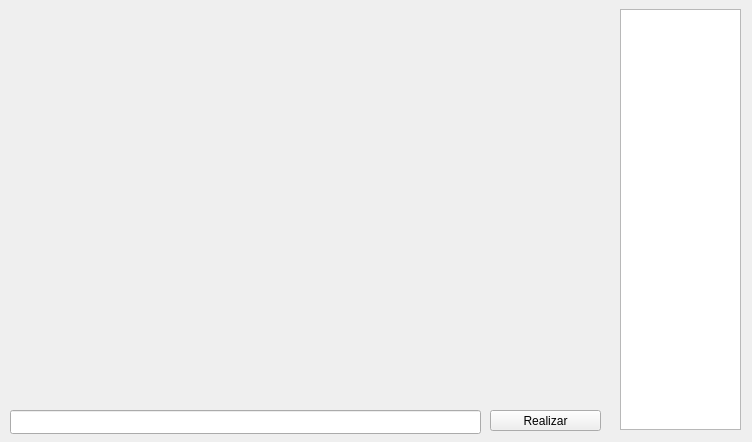
<?xml version="1.0" encoding="UTF-8"?>
<ui version="4.0">
 <class>Widget</class>
 <widget class="QWidget" name="Widget">
  <property name="geometry">
   <rect>
    <x>0</x>
    <y>0</y>
    <width>752</width>
    <height>442</height>
   </rect>
  </property>
  <property name="windowTitle">
   <string>Widget</string>
  </property>
  <widget class="QPushButton" name="realizarBtn">
   <property name="geometry">
    <rect>
     <x>490</x>
     <y>410</y>
     <width>111</width>
     <height>21</height>
    </rect>
   </property>
   <property name="text">
    <string>Realizar</string>
   </property>
  </widget>
  <widget class="QLineEdit" name="inputText">
   <property name="geometry">
    <rect>
     <x>10</x>
     <y>410</y>
     <width>471</width>
     <height>24</height>
    </rect>
   </property>
  </widget>
  <widget class="QLabel" name="lblTallo">
   <property name="geometry">
    <rect>
     <x>300</x>
     <y>10</y>
     <width>31</width>
     <height>391</height>
    </rect>
   </property>
   <property name="text">
    <string/>
   </property>
  </widget>
  <widget class="QLabel" name="lblRama1">
   <property name="geometry">
    <rect>
     <x>10</x>
     <y>320</y>
     <width>291</width>
     <height>20</height>
    </rect>
   </property>
   <property name="text">
    <string/>
   </property>
  </widget>
  <widget class="QLabel" name="lblRama2">
   <property name="geometry">
    <rect>
     <x>330</x>
     <y>260</y>
     <width>281</width>
     <height>20</height>
    </rect>
   </property>
   <property name="text">
    <string/>
   </property>
  </widget>
  <widget class="QLabel" name="lblRama3">
   <property name="geometry">
    <rect>
     <x>10</x>
     <y>190</y>
     <width>281</width>
     <height>20</height>
    </rect>
   </property>
   <property name="text">
    <string/>
   </property>
  </widget>
  <widget class="QLabel" name="lblRama4">
   <property name="geometry">
    <rect>
     <x>330</x>
     <y>100</y>
     <width>281</width>
     <height>20</height>
    </rect>
   </property>
   <property name="text">
    <string/>
   </property>
  </widget>
  <widget class="QLabel" name="lblRama5">
   <property name="geometry">
    <rect>
     <x>10</x>
     <y>50</y>
     <width>281</width>
     <height>20</height>
    </rect>
   </property>
   <property name="text">
    <string/>
   </property>
  </widget>
  <widget class="QLabel" name="lbl31">
   <property name="geometry">
    <rect>
     <x>350</x>
     <y>70</y>
     <width>16</width>
     <height>31</height>
    </rect>
   </property>
   <property name="text">
    <string/>
   </property>
  </widget>
  <widget class="QLabel" name="lbl32">
   <property name="geometry">
    <rect>
     <x>410</x>
     <y>70</y>
     <width>16</width>
     <height>31</height>
    </rect>
   </property>
   <property name="text">
    <string/>
   </property>
  </widget>
  <widget class="QLabel" name="lbl33">
   <property name="geometry">
    <rect>
     <x>470</x>
     <y>70</y>
     <width>16</width>
     <height>31</height>
    </rect>
   </property>
   <property name="text">
    <string/>
   </property>
  </widget>
  <widget class="QLabel" name="lbl34">
   <property name="geometry">
    <rect>
     <x>530</x>
     <y>70</y>
     <width>16</width>
     <height>31</height>
    </rect>
   </property>
   <property name="text">
    <string/>
   </property>
  </widget>
  <widget class="QLabel" name="lbl35">
   <property name="geometry">
    <rect>
     <x>580</x>
     <y>70</y>
     <width>16</width>
     <height>31</height>
    </rect>
   </property>
   <property name="text">
    <string/>
   </property>
  </widget>
  <widget class="QLabel" name="lbl39">
   <property name="geometry">
    <rect>
     <x>530</x>
     <y>120</y>
     <width>16</width>
     <height>31</height>
    </rect>
   </property>
   <property name="text">
    <string/>
   </property>
  </widget>
  <widget class="QLabel" name="lbl38">
   <property name="geometry">
    <rect>
     <x>470</x>
     <y>120</y>
     <width>16</width>
     <height>31</height>
    </rect>
   </property>
   <property name="text">
    <string/>
   </property>
  </widget>
  <widget class="QLabel" name="lbl36">
   <property name="geometry">
    <rect>
     <x>350</x>
     <y>120</y>
     <width>16</width>
     <height>31</height>
    </rect>
   </property>
   <property name="text">
    <string/>
   </property>
  </widget>
  <widget class="QLabel" name="lbl37">
   <property name="geometry">
    <rect>
     <x>410</x>
     <y>120</y>
     <width>16</width>
     <height>31</height>
    </rect>
   </property>
   <property name="text">
    <string/>
   </property>
  </widget>
  <widget class="QLabel" name="lbl40">
   <property name="geometry">
    <rect>
     <x>580</x>
     <y>120</y>
     <width>16</width>
     <height>31</height>
    </rect>
   </property>
   <property name="text">
    <string/>
   </property>
  </widget>
  <widget class="QLabel" name="lbl49">
   <property name="geometry">
    <rect>
     <x>210</x>
     <y>70</y>
     <width>16</width>
     <height>31</height>
    </rect>
   </property>
   <property name="text">
    <string/>
   </property>
  </widget>
  <widget class="QLabel" name="lbl44">
   <property name="geometry">
    <rect>
     <x>210</x>
     <y>20</y>
     <width>16</width>
     <height>31</height>
    </rect>
   </property>
   <property name="text">
    <string/>
   </property>
  </widget>
  <widget class="QLabel" name="lbl47">
   <property name="geometry">
    <rect>
     <x>90</x>
     <y>70</y>
     <width>16</width>
     <height>31</height>
    </rect>
   </property>
   <property name="text">
    <string/>
   </property>
  </widget>
  <widget class="QLabel" name="lbl43">
   <property name="geometry">
    <rect>
     <x>150</x>
     <y>20</y>
     <width>16</width>
     <height>31</height>
    </rect>
   </property>
   <property name="text">
    <string/>
   </property>
  </widget>
  <widget class="QLabel" name="lbl46">
   <property name="geometry">
    <rect>
     <x>30</x>
     <y>70</y>
     <width>16</width>
     <height>31</height>
    </rect>
   </property>
   <property name="text">
    <string/>
   </property>
  </widget>
  <widget class="QLabel" name="lbl41">
   <property name="geometry">
    <rect>
     <x>30</x>
     <y>20</y>
     <width>16</width>
     <height>31</height>
    </rect>
   </property>
   <property name="text">
    <string/>
   </property>
  </widget>
  <widget class="QLabel" name="lbl42">
   <property name="geometry">
    <rect>
     <x>90</x>
     <y>20</y>
     <width>16</width>
     <height>31</height>
    </rect>
   </property>
   <property name="text">
    <string/>
   </property>
  </widget>
  <widget class="QLabel" name="lbl50">
   <property name="geometry">
    <rect>
     <x>260</x>
     <y>70</y>
     <width>16</width>
     <height>31</height>
    </rect>
   </property>
   <property name="text">
    <string/>
   </property>
  </widget>
  <widget class="QLabel" name="lbl45">
   <property name="geometry">
    <rect>
     <x>260</x>
     <y>20</y>
     <width>16</width>
     <height>31</height>
    </rect>
   </property>
   <property name="text">
    <string/>
   </property>
  </widget>
  <widget class="QLabel" name="lbl48">
   <property name="geometry">
    <rect>
     <x>150</x>
     <y>70</y>
     <width>16</width>
     <height>31</height>
    </rect>
   </property>
   <property name="text">
    <string/>
   </property>
  </widget>
  <widget class="QLabel" name="lbl29">
   <property name="geometry">
    <rect>
     <x>210</x>
     <y>210</y>
     <width>16</width>
     <height>31</height>
    </rect>
   </property>
   <property name="text">
    <string/>
   </property>
  </widget>
  <widget class="QLabel" name="lbl24">
   <property name="geometry">
    <rect>
     <x>210</x>
     <y>160</y>
     <width>16</width>
     <height>31</height>
    </rect>
   </property>
   <property name="text">
    <string/>
   </property>
  </widget>
  <widget class="QLabel" name="lbl27">
   <property name="geometry">
    <rect>
     <x>90</x>
     <y>210</y>
     <width>16</width>
     <height>31</height>
    </rect>
   </property>
   <property name="text">
    <string/>
   </property>
  </widget>
  <widget class="QLabel" name="lbl23">
   <property name="geometry">
    <rect>
     <x>150</x>
     <y>160</y>
     <width>16</width>
     <height>31</height>
    </rect>
   </property>
   <property name="text">
    <string/>
   </property>
  </widget>
  <widget class="QLabel" name="lbl26">
   <property name="geometry">
    <rect>
     <x>30</x>
     <y>210</y>
     <width>16</width>
     <height>31</height>
    </rect>
   </property>
   <property name="text">
    <string/>
   </property>
  </widget>
  <widget class="QLabel" name="lbl21">
   <property name="geometry">
    <rect>
     <x>30</x>
     <y>160</y>
     <width>16</width>
     <height>31</height>
    </rect>
   </property>
   <property name="text">
    <string/>
   </property>
  </widget>
  <widget class="QLabel" name="lbl22">
   <property name="geometry">
    <rect>
     <x>90</x>
     <y>160</y>
     <width>16</width>
     <height>31</height>
    </rect>
   </property>
   <property name="text">
    <string/>
   </property>
  </widget>
  <widget class="QLabel" name="lbl30">
   <property name="geometry">
    <rect>
     <x>260</x>
     <y>210</y>
     <width>16</width>
     <height>31</height>
    </rect>
   </property>
   <property name="text">
    <string/>
   </property>
  </widget>
  <widget class="QLabel" name="lbl25">
   <property name="geometry">
    <rect>
     <x>260</x>
     <y>160</y>
     <width>16</width>
     <height>31</height>
    </rect>
   </property>
   <property name="text">
    <string/>
   </property>
  </widget>
  <widget class="QLabel" name="lbl28">
   <property name="geometry">
    <rect>
     <x>150</x>
     <y>210</y>
     <width>16</width>
     <height>31</height>
    </rect>
   </property>
   <property name="text">
    <string/>
   </property>
  </widget>
  <widget class="QLabel" name="lbl19">
   <property name="geometry">
    <rect>
     <x>530</x>
     <y>280</y>
     <width>16</width>
     <height>31</height>
    </rect>
   </property>
   <property name="text">
    <string/>
   </property>
  </widget>
  <widget class="QLabel" name="lbl14">
   <property name="geometry">
    <rect>
     <x>530</x>
     <y>230</y>
     <width>16</width>
     <height>31</height>
    </rect>
   </property>
   <property name="text">
    <string/>
   </property>
  </widget>
  <widget class="QLabel" name="lbl17">
   <property name="geometry">
    <rect>
     <x>410</x>
     <y>280</y>
     <width>16</width>
     <height>31</height>
    </rect>
   </property>
   <property name="text">
    <string/>
   </property>
  </widget>
  <widget class="QLabel" name="lbl13">
   <property name="geometry">
    <rect>
     <x>470</x>
     <y>230</y>
     <width>16</width>
     <height>31</height>
    </rect>
   </property>
   <property name="text">
    <string/>
   </property>
  </widget>
  <widget class="QLabel" name="lbl16">
   <property name="geometry">
    <rect>
     <x>350</x>
     <y>280</y>
     <width>16</width>
     <height>31</height>
    </rect>
   </property>
   <property name="text">
    <string/>
   </property>
  </widget>
  <widget class="QLabel" name="lbl11">
   <property name="geometry">
    <rect>
     <x>350</x>
     <y>230</y>
     <width>16</width>
     <height>31</height>
    </rect>
   </property>
   <property name="text">
    <string/>
   </property>
  </widget>
  <widget class="QLabel" name="lbl12">
   <property name="geometry">
    <rect>
     <x>410</x>
     <y>230</y>
     <width>16</width>
     <height>31</height>
    </rect>
   </property>
   <property name="text">
    <string/>
   </property>
  </widget>
  <widget class="QLabel" name="lbl20">
   <property name="geometry">
    <rect>
     <x>580</x>
     <y>280</y>
     <width>16</width>
     <height>31</height>
    </rect>
   </property>
   <property name="text">
    <string/>
   </property>
  </widget>
  <widget class="QLabel" name="lbl15">
   <property name="geometry">
    <rect>
     <x>580</x>
     <y>230</y>
     <width>16</width>
     <height>31</height>
    </rect>
   </property>
   <property name="text">
    <string/>
   </property>
  </widget>
  <widget class="QLabel" name="lbl18">
   <property name="geometry">
    <rect>
     <x>470</x>
     <y>280</y>
     <width>16</width>
     <height>31</height>
    </rect>
   </property>
   <property name="text">
    <string/>
   </property>
  </widget>
  <widget class="QLabel" name="lbl5">
   <property name="geometry">
    <rect>
     <x>260</x>
     <y>290</y>
     <width>16</width>
     <height>31</height>
    </rect>
   </property>
   <property name="text">
    <string/>
   </property>
  </widget>
  <widget class="QLabel" name="lbl2">
   <property name="geometry">
    <rect>
     <x>90</x>
     <y>290</y>
     <width>16</width>
     <height>31</height>
    </rect>
   </property>
   <property name="text">
    <string/>
   </property>
  </widget>
  <widget class="QLabel" name="lbl3">
   <property name="geometry">
    <rect>
     <x>150</x>
     <y>290</y>
     <width>16</width>
     <height>31</height>
    </rect>
   </property>
   <property name="text">
    <string/>
   </property>
  </widget>
  <widget class="QLabel" name="lbl9">
   <property name="geometry">
    <rect>
     <x>210</x>
     <y>340</y>
     <width>16</width>
     <height>31</height>
    </rect>
   </property>
   <property name="text">
    <string/>
   </property>
  </widget>
  <widget class="QLabel" name="lbl8">
   <property name="geometry">
    <rect>
     <x>150</x>
     <y>340</y>
     <width>16</width>
     <height>31</height>
    </rect>
   </property>
   <property name="text">
    <string/>
   </property>
  </widget>
  <widget class="QLabel" name="lbl4">
   <property name="geometry">
    <rect>
     <x>210</x>
     <y>290</y>
     <width>16</width>
     <height>31</height>
    </rect>
   </property>
   <property name="text">
    <string/>
   </property>
  </widget>
  <widget class="QLabel" name="lbl10">
   <property name="geometry">
    <rect>
     <x>260</x>
     <y>340</y>
     <width>16</width>
     <height>31</height>
    </rect>
   </property>
   <property name="text">
    <string/>
   </property>
  </widget>
  <widget class="QLabel" name="lbl7">
   <property name="geometry">
    <rect>
     <x>90</x>
     <y>340</y>
     <width>16</width>
     <height>31</height>
    </rect>
   </property>
   <property name="text">
    <string/>
   </property>
  </widget>
  <widget class="QLabel" name="lbl6">
   <property name="geometry">
    <rect>
     <x>30</x>
     <y>340</y>
     <width>16</width>
     <height>31</height>
    </rect>
   </property>
   <property name="text">
    <string/>
   </property>
  </widget>
  <widget class="QLabel" name="lbl1">
   <property name="geometry">
    <rect>
     <x>30</x>
     <y>290</y>
     <width>16</width>
     <height>31</height>
    </rect>
   </property>
   <property name="text">
    <string/>
   </property>
  </widget>
  <widget class="QTextEdit" name="historial">
   <property name="geometry">
    <rect>
     <x>620</x>
     <y>9</y>
     <width>121</width>
     <height>421</height>
    </rect>
   </property>
   <property name="textInteractionFlags">
    <set>Qt::TextSelectableByKeyboard|Qt::TextSelectableByMouse</set>
   </property>
  </widget>
 </widget>
 <resources/>
 <connections/>
</ui>
